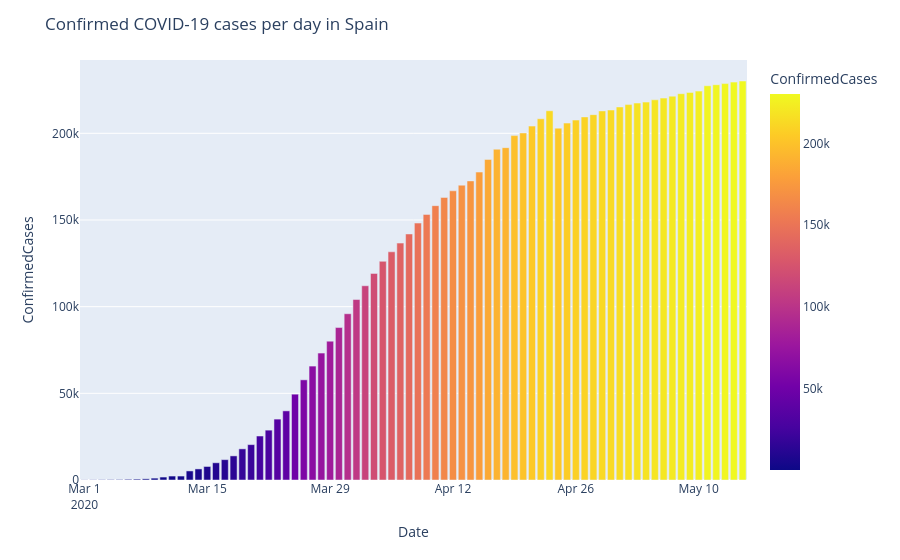

Write notebook code for a chart like this one.
### Code cell
df_by_date = pd.DataFrame(train.fillna('NA').groupby(['Country_Region','Date'])['ConfirmedCases'].sum().sort_values().reset_index())

fig = px.bar(df_by_date.loc[(df_by_date['Country_Region'] == 'Spain') &(df_by_date.Date >= '2020-03-01')].sort_values('ConfirmedCases',ascending = False), 
             x='Date', y='ConfirmedCases', color="ConfirmedCases")
fig.update_layout(title_text='Confirmed COVID-19 cases per day in Spain')
fig.show()
